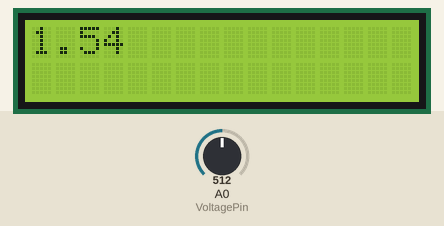
Recording of a sketch running on a simulated Arduino Uno, built with avr-gcc and run on an emulated ATmega328P. Shown: 16×2 character LCD. The inputs (shaded band) are chosen by the test bench; at power-on: A0 (VoltagePin) = 512. What the sketch prints to the serial monitor is not drawn.

Above: at 1.2 s.
1.3 s: A0 (VoltagePin) set to 716
At 3.1 s:
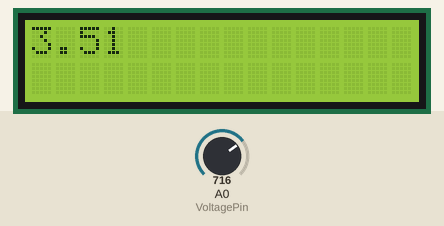
3.3 s: A0 (VoltagePin) set to 900
At 3.47 s:
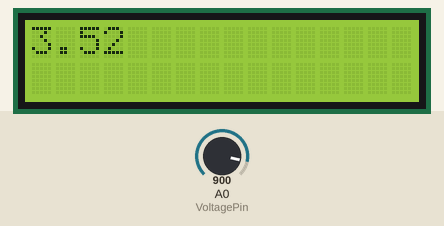
5.1 s: A0 (VoltagePin) set to 1023
At 7.5 s:
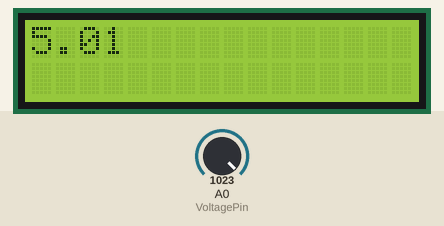
Timing chart, 0 to 9.0 s (numbered marks = the images above; inputs shaded):
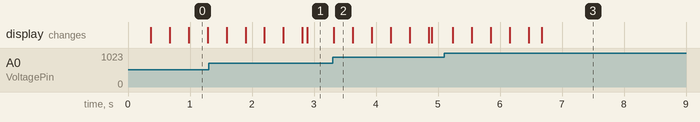

Measured:
- after the input at 3.3 s, the display: changes at once (image 2)
- after the input at 5.1 s, the display: first changes after 0.14 s (image 3 shows a later state)

The sketch:

Arduino_batteritestare.ino
```cpp
#include <LiquidCrystal.h>
// Open Source
// ! Only 0-5 Volt input, failure to comply to this restriction may lead to destruction of an arduino. How sad. ! //
const int VoltagePin = 0;
// Connect screen to the following pins
LiquidCrystal lcd(12,11,5,4,3,2);
void setup() {
  lcd.begin(16,2);
  pinMode(3,OUTPUT);
  Serial.begin(9600);
  pinMode(VoltagePin,INPUT);
}
void writeValue(double v){
  Serial.println(v);
  lcd.setCursor(0,0);
  lcd.print(v);

}
const double waitTime = 0;
const boolean useAverage = true;
double voltages[256]; //array to even out any eventual voltage fluctuations.
int vIndex = 0; // index in said array
boolean done = true; // if all values are filled in then we can show an average.
double actualVoltage = 0;

void loop() { // from what I read, this'll loop 256 times in 256/10000th of a second, say 0.03s. Use waitTime to slow down.
  delay(waitTime);
  if (vIndex > 255){
    vIndex = 0;
    done = true; // permanently set done to true.
  }
  double rawValue = analogRead(VoltagePin); // get voltage 0-1023
  voltages[vIndex] = rawValue;
  voltages[vIndex] *= 0.0048828125;// translate raw into actual voltage.
  for (int i=0; i<256; i++){
    if (done){
      actualVoltage += voltages[i];
    }
  }
  if (useAverage) {
    actualVoltage = actualVoltage/256; // get final voltage, the average of all voltages in the array.
  } else {
    actualVoltage = voltages[vIndex];
  }
  if (done){
    writeValue(actualVoltage); // send value to screen, for debugging purposes.
  }
  vIndex += 1;
}
```
